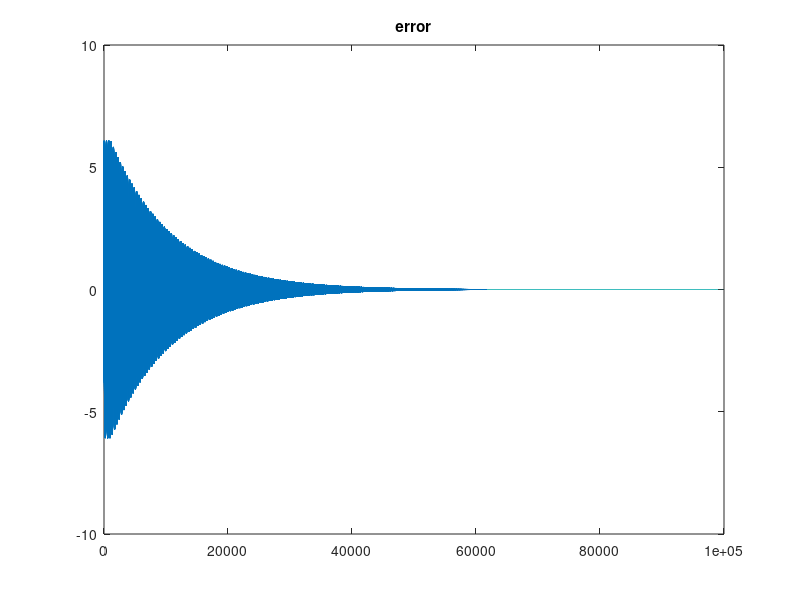
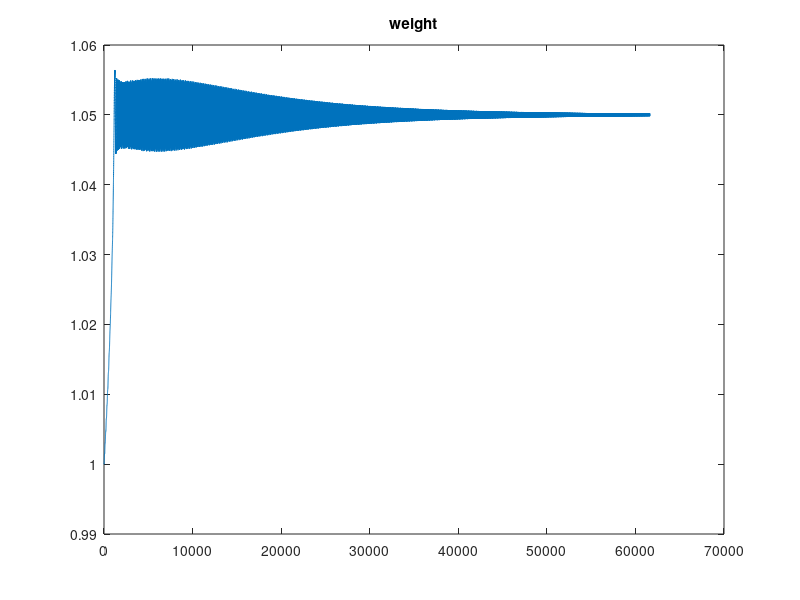

Source code (MATLAB) for these figures, in order:
clear;
% u = 0.001;
% u0 = 0.003;


u = 0.0001;
u0 = 0.0003;
N = 3;
tsize = 100000;
freq1 = 2.1;
freq2 = 2.1;
w0 = 1;
sumw0 = 0;
w = zeros(2*N,1);
x = zeros(2*N,1);
T = 1;
recorde = zeros(tsize,1);
sw = 0;
%/180*pi
for i = 1:tsize
    sumw0 = sumw0 + w0 ;
    if(sw == 0)
    for j = 1:N
        x(j,1) = sin(j* sumw0 *  T);
    end
    for j=N+1:2*N
        x(j,1) = cos((j-N)* sumw0 *  T);
    end
    end
    if(sw == 1)
    for j = 1:N
        x(j,1) = sin(j * w0 * i * T);
    end
    for j=N+1:2*N
        x(j,1) = cos((j-N) * w0 * i * T);
    end
    end
    e = 6* cos(freq1*i) + 1* sin(freq2*i)  - w' * x;
    %+ 3 * sin(i) + 3 * sin( 2 * i)
    sumw1 = 0;
    for j = 1:N
       %sumw1 = sumw1 + j*(w(j+N,1) * sin(j * w0 * i * T) - w(j,1) *cos((j-N) * w0 * i * T));
         sumw1 = sumw1 + j*(w(j+N,1) * x(j,1) - w(j,1) * x(N + j,1));
    end
    if(sw == 0)
    w0 = w0 - 2 * u0 * e * sumw1;
    end
    recordw(i) = w0;
    recorde(i) = e;
    w = w + 2 * u * e * x;
    if(i>=400)
    if(sum(abs(recorde(i-300:i-100,1)))/200<= 0.01)
        i
        break;
        
    end
    end
end
figure(1);
plot(recorde);
title('error');

figure(2);
plot(recordw);
title('weight');
w
w0